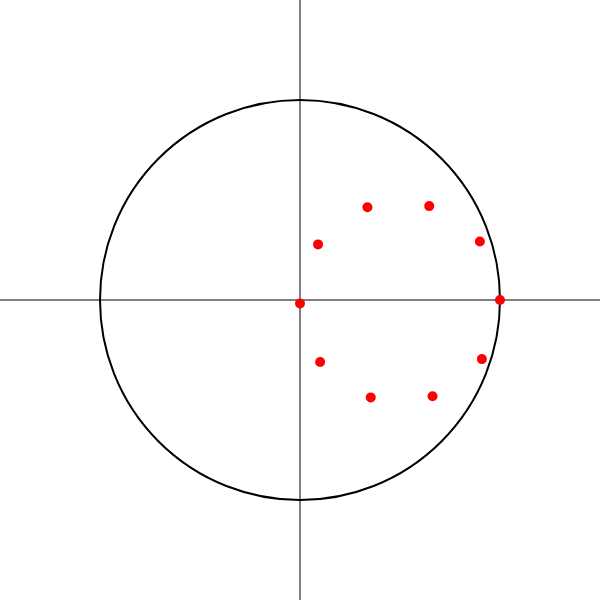
Frame 1 (no input)
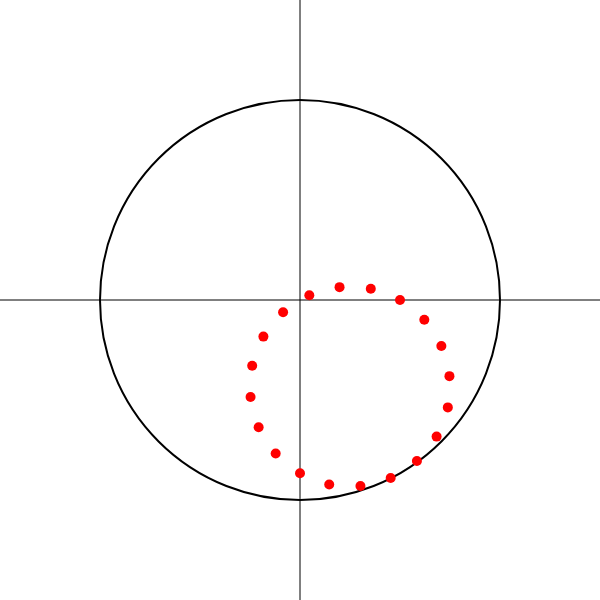
Frame 60 (no input)
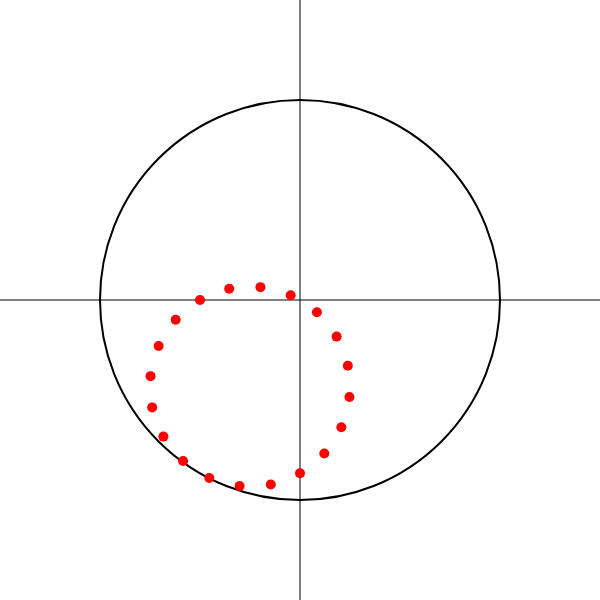
Frame 120 (the mouse pressed at the canvas centre since frame 60)

The p5.js sketch that drew these frames (run headless with seeded random() and noise() and a simulated clock; from frame 60 on, the mouse is pressed at the canvas centre):

// p5.js sketch
// ── sketch.js
var thetaSlider;
let big_circle;
let small_circle;
function setup(){
    createCanvas(600, 600);
    thetaSlider = createSlider(0, 20);
    big_circle = new Circle(0, 0, 200, 0, 0);
    small_circle = new Circle(0, 0, 100, 0, 10);
}

function draw(){
    background(255);
    translate(width/2, height/2);
    scale(1,-1);
    stroke(0);

    strokeWeight(1);
    line(0, height/2, 0, -height/2);
    line(width/2, 0, -width/2, 0);

    big_circle.draw();
    big_circle.drawPoints();
    big_circle.rotate();
    big_circle.drawRefPoints(small_circle);

    
    // small_circle.draw();
    small_circle.rotate();
    small_circle.drawPoints();
    small_circle.setBullets(parseInt(thetaSlider.value()));
}

class Circle{
    constructor(x, y, r, ang, bullets){
	   this.x = x;
	   this.y = y;
	   this.r = r;
	   this.ang = ang;
	   this.bullets = bullets;
    }
    
    draw(){
        stroke(0);
	   strokeWeight(2);
	   noFill();
        circle(this.x,this.y,this.r*2);
    }

    setBullets(bullets){
	   this.bullets = bullets;
    }

    drawPoints(){
	   strokeWeight(10);
	   stroke(255,0,0);
	   if(this.bullets != 0)
	   for(let i = 0; i<360; i+=360/this.bullets){
		  let pointX = this.x + cos(radians(i + this.ang)) * this.r;
		  let pointY = this.y + sin(radians(i + this.ang)) * this.r;
		  point(pointX, pointY);
	   }
    }

    drawRefPoints(circle){
	   stroke(0,0,255);
	   //point(this.x, sin(radians(this.ang))*this.r);
	   //point(this.x, sin(radians(this.ang))*this.r);
	   //point(cos(radians(this.ang))*this.r, this.y);
	   circle.setCoorFromPoints(this.x, sin(radians(this.ang))*this.r,cos(radians(this.ang))*this.r, this.y);
    }

    setCoorFromPoints(x1, y1, x2, y2){
	   this.x = (x2-x1)/2;
	   this.y = (y2-y1)/2;
    }

    rotate(){
	   this.ang++;
	   if(this.ang>360) this.ang = 0;
    }

}
